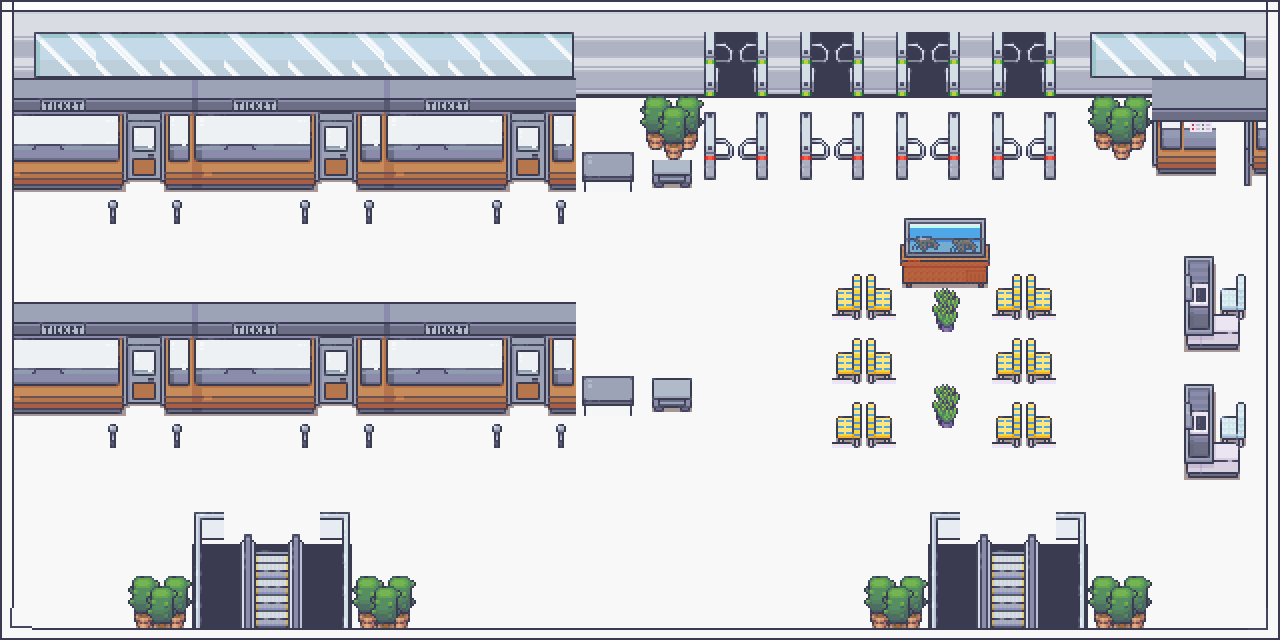

A 2D game scene composited from a Tiled map and its tileset images. What follows is a short description and the map's XML, with each tile layer's data collapsed to a summary:
An orthogonal 40x20 tile map with 32x32 px tiles, 5 tile layers (Floors, Walls, EscNWind, Elements, ...), 5 tilesets and 5 objects (start, fire1, fire2, ticket, passport).

<map version="1.10" tiledversion="1.10.2" orientation="orthogonal" renderorder="right-down" width="40" height="20" tilewidth="32" tileheight="32" infinite="0" nextlayerid="10" nextobjectid="6">
 <editorsettings>
  <export target="assets/InformationCounter.tmj" format="json" />
 </editorsettings>
 <tileset firstgid="1" name="Stairs32x32" tilewidth="32" tileheight="32" tilecount="432" columns="16">
  <image source="assets/17_Visibile_Upstairs_System_32x32.png" width="512" height="864" />
 </tileset>
 <tileset firstgid="433" name="22_Museum_32x32" tilewidth="32" tileheight="32" tilecount="1952" columns="16">
  <image source="assets/22_Museum_32x32.png" width="512" height="3904" />
 </tileset>
 <tileset firstgid="2385" name="Room_Builder_32x32" tilewidth="32" tileheight="32" tilecount="8284" columns="76">
  <image source="assets/Room_Builder_32x32.png" width="2432" height="3488" />
 </tileset>
 <tileset firstgid="10669" name="Room_Builder_32x32" tilewidth="32" tileheight="32" tilecount="8284" columns="76">
  <image source="assets/Room_Builder_32x32.png" width="2432" height="3488" />
 </tileset>
 <tileset firstgid="18953" name="16_Grocery_store_32x32" tilewidth="32" tileheight="32" tilecount="1248" columns="16">
  <image source="assets/16_Grocery_store_32x32.png" width="512" height="2496" />
 </tileset>
 <layer id="1" name="Floors" width="40" height="20">
  <data>[800 cells, 800 non-empty, 10 distinct tile ids]</data>
 </layer>
 <layer id="4" name="Walls" width="40" height="20">
  <data>[800 cells, 120 non-empty, 9 distinct tile ids]</data>
 </layer>
 <layer id="6" name="EscNWind" width="40" height="20">
  <data>[800 cells, 70 non-empty, 22 distinct tile ids]</data>
 </layer>
 <layer id="7" name="Elements" width="40" height="20">
  <data>[800 cells, 317 non-empty, 90 distinct tile ids]</data>
 </layer>
 <layer id="5" name="Wallborders" width="40" height="20">
  <data>[800 cells, 78 non-empty, 6 distinct tile ids]</data>
 </layer>
 <objectgroup id="9" name="objectLayer">
  <object id="1" name="start" x="272.477" y="521.354">
   <point />
  </object>
  <object id="2" name="fire1" x="445.189" y="253.168">
   <point />
  </object>
  <object id="3" name="fire2" x="618.974" y="573.919">
   <point />
  </object>
  <object id="4" name="ticket" x="537.446" y="259.604">
   <point />
  </object>
  <object id="5" name="passport" x="1136.04" y="397.989">
   <point />
  </object>
 </objectgroup>
</map>
